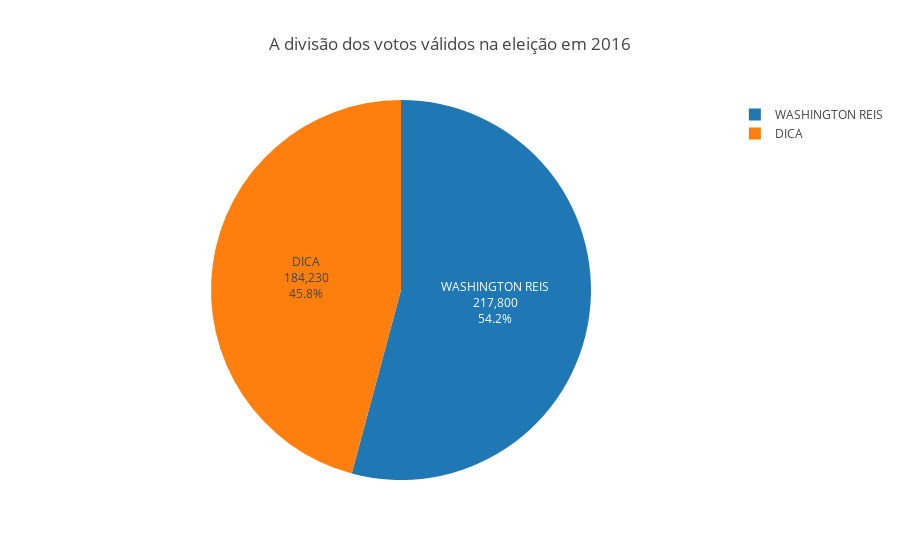

Notebook code for this chart:
### Markdown cell above
#### Como a eleição considera votos válidos, como ficou o resultado?

### Code cell
values = [cand1.get('votes'), cand2.get('votes')]
labels = [cand1.get('name'), cand2.get('name')]

title = 'A divisão dos votos válidos na eleição em 2016'
fig = generatePieChart(go=go, labels=labels, values=values, title=title)
py.iplot(fig)

### Figure 1 — Plotly figure (JSON) as saved in the notebook; plotly's stock layout.template omitted (floating-point values rounded to 4 significant figures)
{"data": [{"labels": ["DICA", "WASHINGTON REIS"], "textinfo": "percent+value+label", "type": "pie", "uid": "668cc78c-e1a8-11e8-9928-5cc9d399d62a", "values": [184230, 217800]}], "layout": {"title": "A divisão dos votos válidos na eleição em 2016"}}
